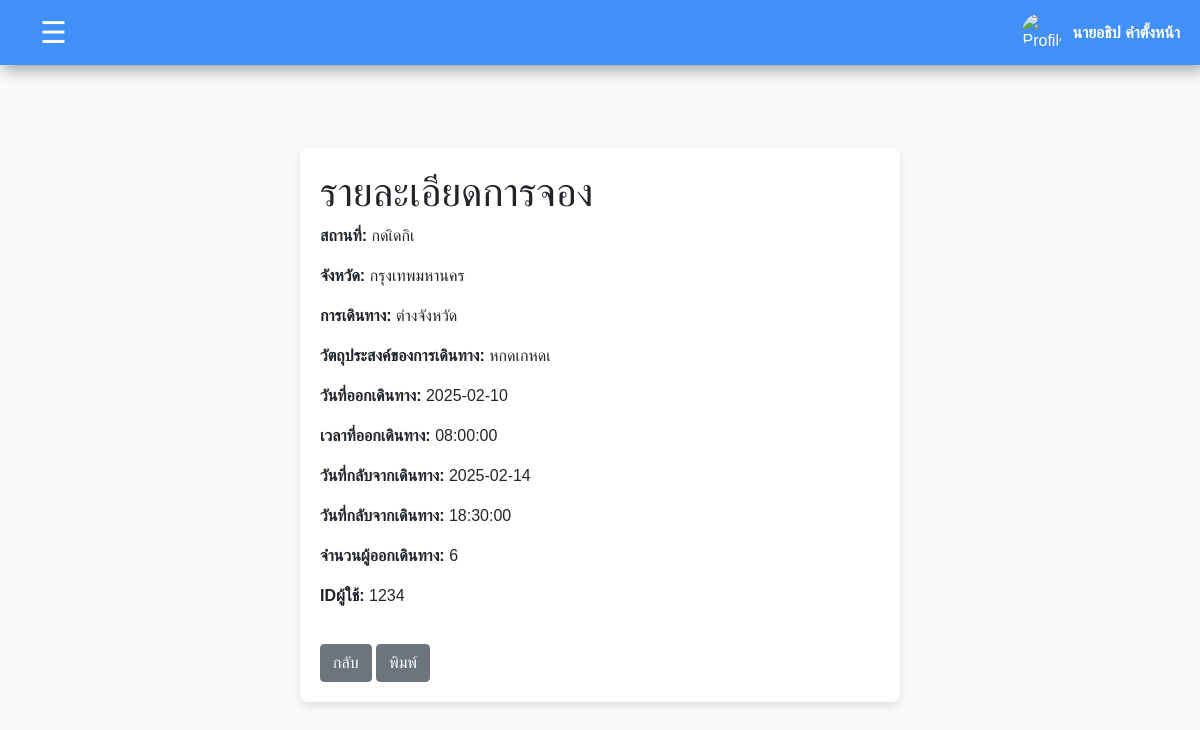
Screenshot of /user/request_details.php?request_id=UDTC20250204001 (signed in) with the database file from the repository.
### tables this page shows
CREATE TABLE `requests` (
  `request_id` varchar(20) NOT NULL,
  `destination` varchar(255) DEFAULT NULL,
  `province` varchar(100) DEFAULT NULL,
  `travel_type` enum('ในจังหวัด','ต่างจังหวัด') DEFAULT NULL,
  `purpose` varchar(255) DEFAULT NULL,
  `departure_date` date DEFAULT NULL,
  `departure_time` time DEFAULT NULL,
  `return_date` date DEFAULT NULL,
  `return_time` time DEFAULT NULL,
  `passengers` int(11) DEFAULT NULL,
  `request_date` datetime DEFAULT NULL,
  `status` enum('รออนุมัติ','อนุมัติ','ปฏิเสธ','ยกเลิก') DEFAULT 'รออนุมัติ',
  `user_id` varchar(255) DEFAULT NULL,
  `driver_id` int(11) DEFAULT NULL,
  `car_id` int(11) DEFAULT NULL,
  `admin_id` varchar(11) DEFAULT NULL
);

### user/request_details.php (the view, shortened to what this page needs)
<?php
require('header.php');
$request_id = mysqli_real_escape_string($connect, $_GET['request_id']);
$sql = "SELECT requests.request_id,
                requests.user_id,
                users.fullname,
                users.position,
                requests.destination,
                requests.province,
                requests.departure_date,
                requests.departure_time,
                requests.return_date,
                requests.return_time,
                requests.status,
                requests.travel_type,
                requests.purpose,
                requests.passengers
        FROM requests
        JOIN users ON requests.user_id = users.user_id
        WHERE requests.request_id = '$request_id'";
$result = mysqli_query($connect, $sql);
$request = mysqli_fetch_assoc($result);
?>
<!DOCTYPE html>
<html lang="en">
<head>
    <link rel="stylesheet" href="../css/bootstrap.css">
</head>
<body>
<div class="container-wrapper">
<div class="container">
    <h1>รายละเอียดการจอง</h1>
    <p><strong>สถานที่:</strong> <?php echo htmlspecialchars($request['destination']); ?></p>
    <p><strong>จังหวัด:</strong> <?php echo htmlspecialchars($request['province']); ?></p>
    <p><strong>การเดินทาง:</strong> <?php echo htmlspecialchars($request['travel_type']); ?></p>
    <p><strong>วัตถุประสงค์ของการเดินทาง:</strong> <?php echo htmlspecialchars($request['purpose']); ?></p>
    <p><strong>วันที่ออกเดินทาง:</strong> <?php echo htmlspecialchars($request['departure_date']); ?></p>
    <p><strong>เวลาที่ออกเดินทาง:</strong> <?php echo htmlspecialchars($request['departure_time']); ?></p>
    <p><strong>วันที่กลับจากเดินทาง:</strong> <?php echo htmlspecialchars($request['return_date']); ?></p>
    <p><strong>วันที่กลับจากเดินทาง:</strong> <?php echo htmlspecialchars($request['return_time']); ?></p>
    <p><strong>จำนวนผู้ออกเดินทาง:</strong> <?php echo htmlspecialchars($request['passengers']); ?></p>
    <p><strong>IDผู้ใช้:</strong> <?php echo htmlspecialchars($request['user_id']); ?></p>
    <a href="javascript:history.back()" class="btn btn-secondary">กลับ</a>
    <a href="javascript:history.back()" class="btn btn-secondary">พิมพ์</a>
</div>
</div>
</body>
</html>

### user/header.php (style rules this page uses)
body { font-family: Arial, sans-serif; margin: 0; padding: 0; background-color: #f5f5f5; }

### user/request_details.php (style rules this page uses)
body { margin: 0; background-color: #f8f9fa; font-family: Arial, sans-serif; }
.container-wrapper { display: flex; justify-content: center; align-items: center; min-height: calc(100vh - 80px); padding: 20px; }
.container { width: 100%; max-width: 600px; padding: 20px; box-shadow: 0 4px 8px rgba(0.1, 0.1, 0.1, 0.1); background-color: #ffff; border-radius: 8px; text-align: left; }
.btn-secondary { margin-top: 20px; }

### rows the page displays
requests: destination "กดเิดกิเ", province "กรุงเทพมหานคร", travel_type "ต่างจังหวัด", purpose "หกดเกหดเ", departure_date "2025-02-10", departure_time "08:00:00", return_date "2025-02-14", return_time "18:30:00", passengers "6", user "1234"

### other values shown
$_SESSION['fullname'] "นายอธิป คำตั้งหน้า"
